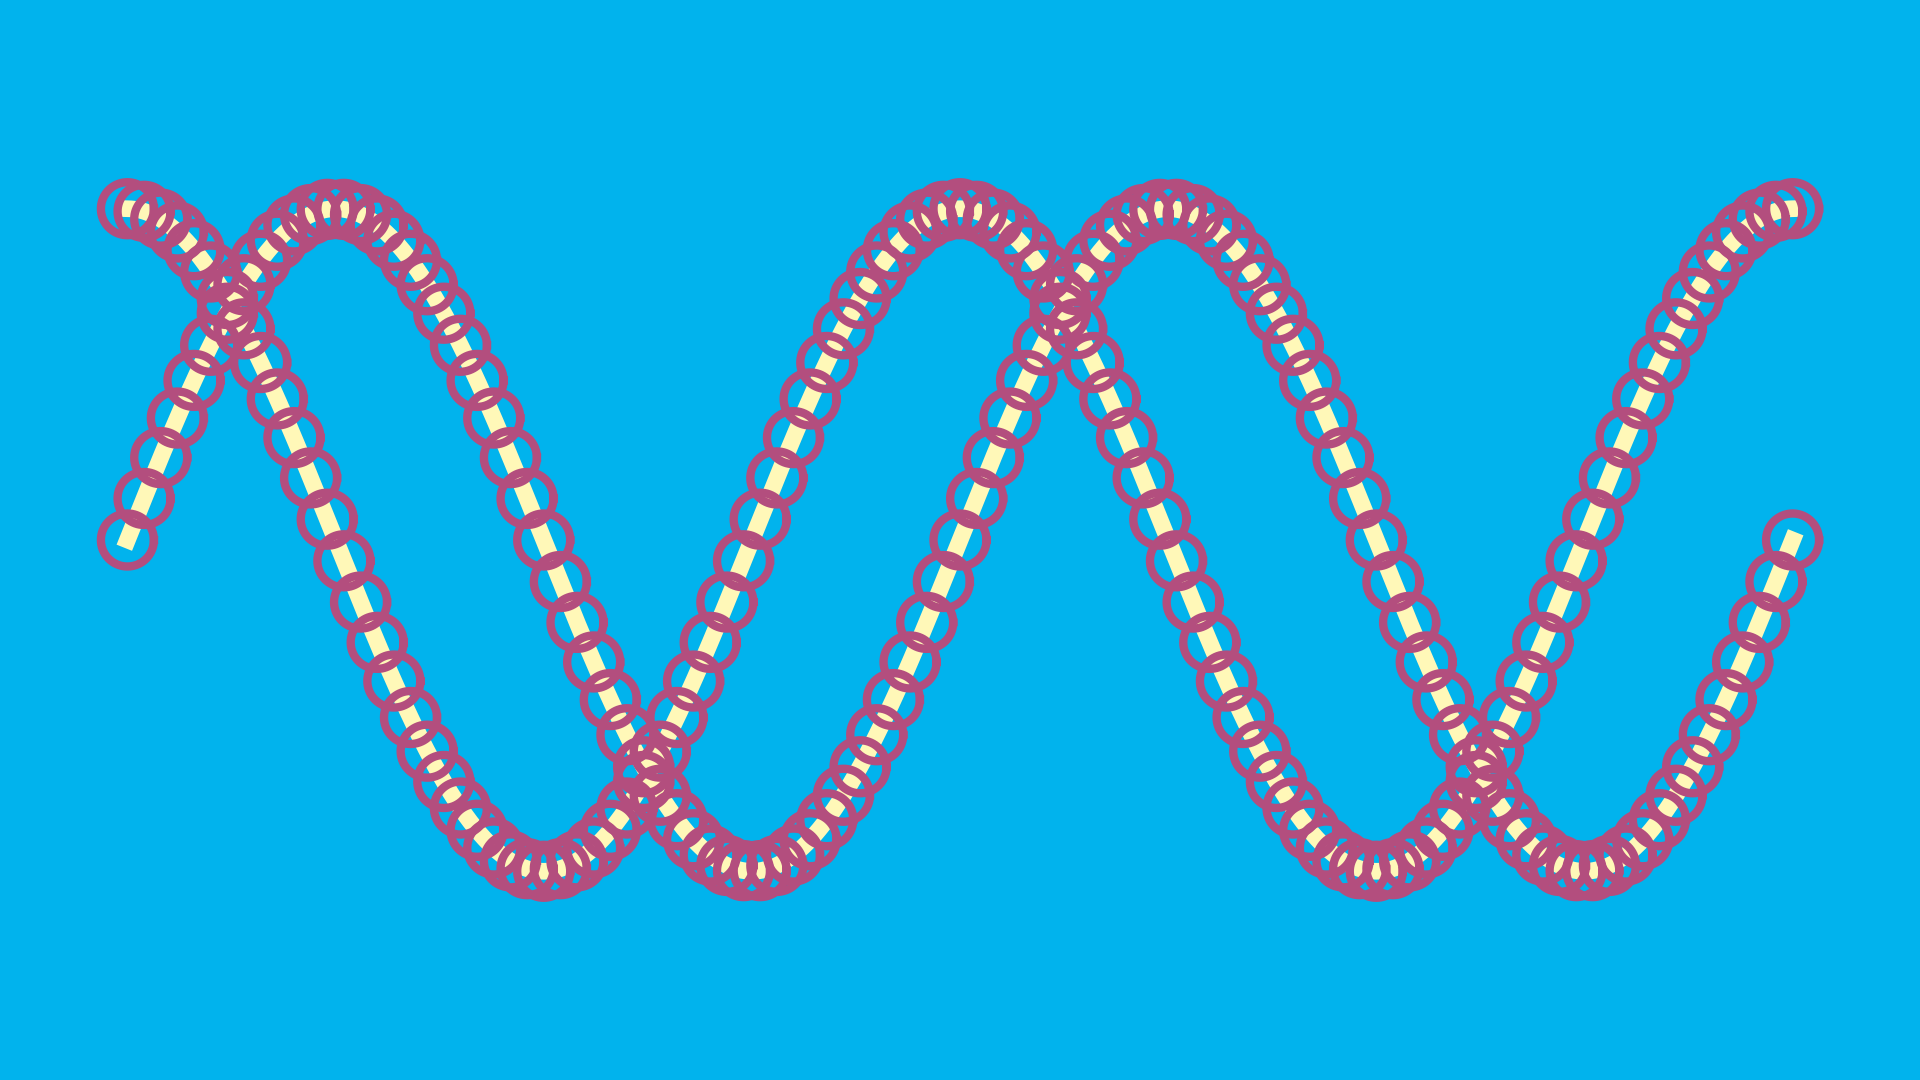

Recreate this plot in Python.
from pathlib import Path

import matplotlib.pyplot as plt
import numpy as np


def main() -> None:
    # config
    fp: Path = Path(__file__).resolve().with_suffix(".png")
    plt.rcParams["figure.dpi"] = 100
    plt.rcParams["figure.figsize"] = [19.2, 10.8]
    c0: str = "#01B3ED"
    c1: str = "#B34E7E"
    c2: str = "#FFF8B8"
    # generate figure
    fig: plt.Figure
    ax: plt.Axes
    fig, ax = plt.subplots()
    # plot
    t: np.ndarray = np.linspace(0, 2*np.pi, 361, endpoint=True)
    r: float = 0.2
    x: np.ndarray = r * np.cos(t)
    y: np.ndarray = r * np.sin(t)

    h: float = 2.5
    th: np.ndarray
    c: np.ndarray
    s: np.ndarray

    th = np.linspace(-2*np.pi, 2*np.pi, 2001, endpoint=True)
    c = h * np.cos(th)
    s = h * np.sin(th)
    ax.plot(th, c, color=c2, linewidth=12)
    ax.plot(th, s, color=c2, linewidth=12)

    th = np.linspace(-2*np.pi, 2*np.pi, 101, endpoint=True)
    c = h*np.cos(th)
    s = h*np.sin(th)
    for a, cy, sy in zip(th, c, s):
        ax.plot(x+a, y+cy, color=c1, linewidth=6)
        ax.plot(x+a, y+sy, color=c1, linewidth=6)

    # arrange
    #ax.set_xlim(-1.1, 1.1)
    #ax.set_ylim(-1.1, 1.1)
    ax.axis("off")
    ax.set_aspect("equal")
    ax.set_facecolor(c0)
    fig.set_facecolor(c0)
    fig.tight_layout()
    # output
    fig.savefig(fp)
    plt.cla()
    plt.clf()
    plt.close(fig)
    return None


if __name__ == "__main__":
    main()
